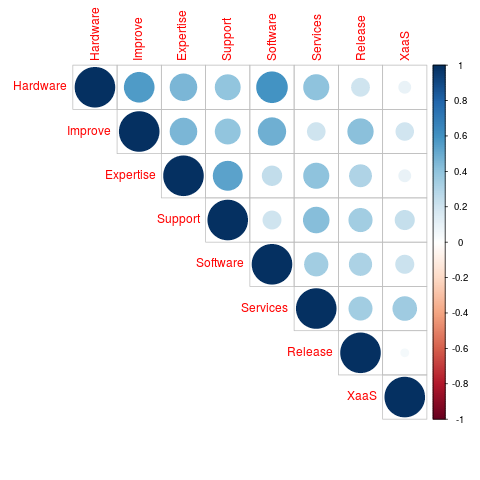

Write the R code that produced this figure.
library(corrplot)

args <- commandArgs(TRUE)
outFile = args[1]

survey <- read.csv("survey_results.csv",head=TRUE)

valuecols <- subset(survey,
        select = c('value.softint','value.hardint','value.support',
                   'value.service','value.xaas','value.improve',
                   'value.cadence','value.expert')
    )

# Change the column names
names(valuecols) <- c('Software','Hardware','Support','Services','XaaS','Improve','Release','Expertise')
# Set all values to TRUE
valuelogic <- (valuecols > 0)
# Set NA to FALSE
valuelogic[is.na(valuelogic)] <- FALSE

corrmatrix <- cor(valuelogic, method="kendall")
#print(corrmatrix)
png(outFile)
corrplot(corrmatrix, type='upper', method='circle', order='FPC')

# See https://cran.r-project.org/web/packages/corrplot/vignettes/corrplot-intro.html
# and also http://www.sthda.com/english/wiki/correlation-matrix-a-quick-start-guide-to-analyze-format-and-visualize-a-correlation-matrix-using-r-software
